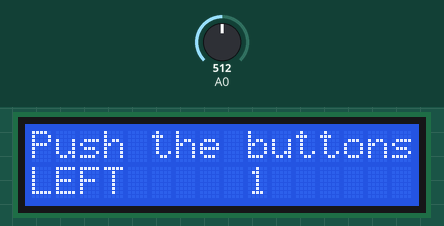
Recording of a sketch running on a simulated Arduino Uno, built with avr-gcc and run on an emulated ATmega328P. Shown: 16×2 character LCD. The test bench sets the inputs (shaded band); at power-on: A0 = 512.

Above: at 1.2 s.
1.3 s: A0 set to 52
3.5 s: A0 set to 45
At 4.3 s:
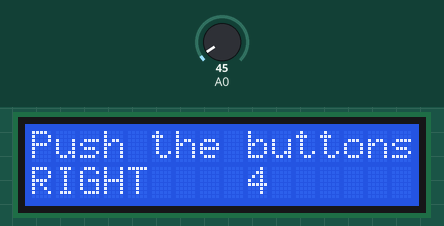
6.5 s: A0 set to 364
8.5 s: A0 set to 388
At 9.3 s:
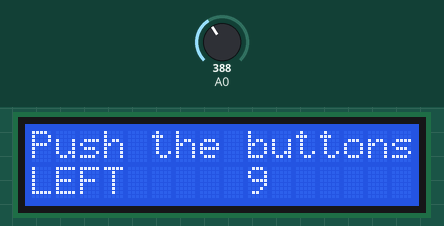
Timing chart, 0 to 11.5 s (numbered marks = the images above; inputs shaded):
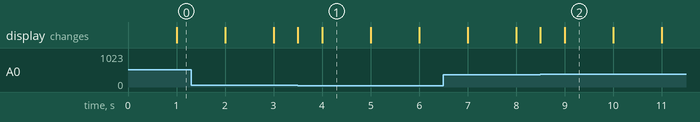

Measured:
- the behaviour switches between 50 and 49 on A0 (found by bisection; images 0 and 1)
- the behaviour switches between 379 and 380 on A0 (found by bisection; images 1 and 2)
- after the input at 3.5 s, the display: first changes at once (image 1 shows a later state)
- after the input at 8.5 s, the display: first changes at once (image 2 shows a later state)
- what the display in image 1 shows lasts 1.0 s, from 4.0 s to 5.0 s

The sketch:

demo1.ino
```cpp
#include <LCDKeypad.h>
#include <Time.h>

LCDKeypad lcd;
int lcd_key;


void setup() {
     lcd.begin(16, 2);
     lcd.backlightOn();
     lcd.setCursor(0,0);
     lcd.print("Push the buttons");
}


void loop() {
    lcd.setCursor(9,1);
    lcd.print(millis()/1000);

    lcd.setCursor(0,1);
    lcd_key = lcd.button();

    if (lcd_key == LCDKeypad::Right) {
     lcd.print("RIGHT ");
    } else if (lcd_key == LCDKeypad::Left) {
     lcd.print("LEFT ");
    }
}
```
